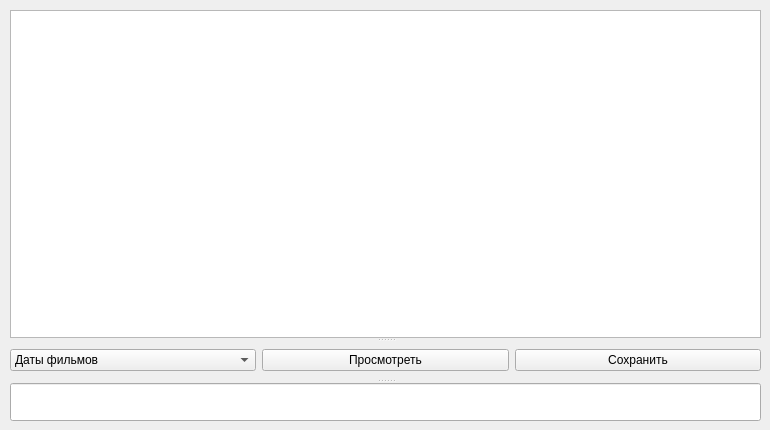
      <widget class="QWidget" name="documentsTab">
       <attribute name="title">
        <string>Документы</string>
       </attribute>
       <widget class="QSplitter" name="splitter_4">
        <property name="geometry">
         <rect>
          <x>10</x>
          <y>10</y>
          <width>751</width>
          <height>411</height>
         </rect>
        </property>
        <property name="orientation">
         <enum>Qt::Orientation::Vertical</enum>
        </property>
        <widget class="QTableView" name="documentsTableView">
         <property name="sortingEnabled">
          <bool>true</bool>
         </property>
        </widget>
        <widget class="QWidget" name="layoutWidget">
         <layout class="QHBoxLayout" name="horizontalLayout_3">
          <item>
           <widget class="QComboBox" name="documents">
            <item>
             <property name="text">
              <string>Даты фильмов</string>
             </property>
            </item>
            <item>
             <property name="text">
              <string>Адреса кинотеатров</string>
             </property>
            </item>
            <item>
             <property name="text">
              <string>Банк поставщиков</string>
             </property>
            </item>
           </widget>
          </item>
          <item>
           <widget class="QPushButton" name="documentButton">
            <property name="text">
             <string>Просмотреть</string>
            </property>
           </widget>
          </item>
          <item>
           <widget class="QPushButton" name="saveButton">
            <property name="text">
             <string>Сохранить</string>
            </property>
           </widget>
          </item>
         </layout>
        </widget>
        <widget class="QLineEdit" name="consoleDocuments"/>
       </widget>
      </widget>
